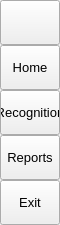
        <widget class="QFrame" name="leftMenuBg">
         <property name="minimumSize">
          <size>
           <width>60</width>
           <height>0</height>
          </size>
         </property>
         <property name="maximumSize">
          <size>
           <width>60</width>
           <height>16777215</height>
          </size>
         </property>
         <property name="frameShape">
          <enum>QFrame::NoFrame</enum>
         </property>
         <property name="frameShadow">
          <enum>QFrame::Raised</enum>
         </property>
         <layout class="QVBoxLayout" name="verticalLayout_3">
          <property name="spacing">
           <number>0</number>
          </property>
          <property name="leftMargin">
           <number>0</number>
          </property>
          <property name="topMargin">
           <number>0</number>
          </property>
          <property name="rightMargin">
           <number>0</number>
          </property>
          <property name="bottomMargin">
           <number>0</number>
          </property>
          <item>
           <widget class="QFrame" name="leftMenuFrame">
            <property name="frameShape">
             <enum>QFrame::NoFrame</enum>
            </property>
            <property name="frameShadow">
             <enum>QFrame::Raised</enum>
            </property>
            <layout class="QVBoxLayout" name="verticalMenuLayout">
             <property name="spacing">
              <number>0</number>
             </property>
             <property name="leftMargin">
              <number>0</number>
             </property>
             <property name="topMargin">
              <number>0</number>
             </property>
             <property name="rightMargin">
              <number>0</number>
             </property>
             <property name="bottomMargin">
              <number>0</number>
             </property>
             <item>
              <widget class="QFrame" name="toggleBox">
               <property name="maximumSize">
                <size>
                 <width>16777215</width>
                 <height>45</height>
                </size>
               </property>
               <property name="frameShape">
                <enum>QFrame::NoFrame</enum>
               </property>
               <property name="frameShadow">
                <enum>QFrame::Raised</enum>
               </property>
               <layout class="QVBoxLayout" name="verticalLayout_4">
                <property name="spacing">
                 <number>0</number>
                </property>
                <property name="leftMargin">
                 <number>0</number>
                </property>
                <property name="topMargin">
                 <number>0</number>
                </property>
                <property name="rightMargin">
                 <number>0</number>
                </property>
                <property name="bottomMargin">
                 <number>0</number>
                </property>
                <item>
                 <widget class="QPushButton" name="toggleButton">
                  <property name="sizePolicy">
                   <sizepolicy hsizetype="Expanding" vsizetype="Fixed">
                    <horstretch>0</horstretch>
                    <verstretch>0</verstretch>
                   </sizepolicy>
                  </property>
                  <property name="minimumSize">
                   <size>
                    <width>0</width>
                    <height>45</height>
                   </size>
                  </property>
                  <property name="font">
                   <font>
                    <family>Segoe UI</family>
                    <pointsize>10</pointsize>
                    <weight>50</weight>
                    <italic>false</italic>
                    <bold>false</bold>
                   </font>
                  </property>
                  <property name="cursor">
                   <cursorShape>PointingHandCursor</cursorShape>
                  </property>
                  <property name="layoutDirection">
                   <enum>Qt::LeftToRight</enum>
                  </property>
                  <property name="styleSheet">
                   <string notr="true">background-image: url(:/icons/images/icons/icon_menu.png);</string>
                  </property>
                  <property name="text">
                   <string/>
                  </property>
                 </widget>
                </item>
               </layout>
              </widget>
             </item>
             <item alignment="Qt::AlignTop">
              <widget class="QFrame" name="topMenu">
               <property name="frameShape">
                <enum>QFrame::NoFrame</enum>
               </property>
               <property name="frameShadow">
                <enum>QFrame::Raised</enum>
               </property>
               <layout class="QVBoxLayout" name="verticalLayout_8">
                <property name="spacing">
                 <number>0</number>
                </property>
                <property name="leftMargin">
                 <number>0</number>
                </property>
                <property name="topMargin">
                 <number>0</number>
                </property>
                <property name="rightMargin">
                 <number>0</number>
                </property>
                <property name="bottomMargin">
                 <number>0</number>
                </property>
                <item>
                 <widget class="QPushButton" name="btn_home">
                  <property name="sizePolicy">
                   <sizepolicy hsizetype="Expanding" vsizetype="Fixed">
                    <horstretch>0</horstretch>
                    <verstretch>0</verstretch>
                   </sizepolicy>
                  </property>
                  <property name="minimumSize">
                   <size>
                    <width>0</width>
                    <height>45</height>
                   </size>
                  </property>
                  <property name="font">
                   <font>
                    <family>Segoe UI</family>
                    <pointsize>10</pointsize>
                    <weight>50</weight>
                    <italic>false</italic>
                    <bold>false</bold>
                   </font>
                  </property>
                  <property name="cursor">
                   <cursorShape>PointingHandCursor</cursorShape>
                  </property>
                  <property name="layoutDirection">
                   <enum>Qt::LeftToRight</enum>
                  </property>
                  <property name="styleSheet">
                   <string notr="true">background-image: url(:/icons/images/icons/cil-home.png);</string>
                  </property>
                  <property name="text">
                   <string>Home</string>
                  </property>
                 </widget>
                </item>
                <item>
                 <widget class="QPushButton" name="btn_new">
                  <property name="sizePolicy">
                   <sizepolicy hsizetype="Expanding" vsizetype="Fixed">
                    <horstretch>0</horstretch>
                    <verstretch>0</verstretch>
                   </sizepolicy>
                  </property>
                  <property name="minimumSize">
                   <size>
                    <width>0</width>
                    <height>45</height>
                   </size>
                  </property>
                  <property name="font">
                   <font>
                    <family>Segoe UI</family>
                    <pointsize>10</pointsize>
                    <weight>50</weight>
                    <italic>false</italic>
                    <bold>false</bold>
                   </font>
                  </property>
                  <property name="cursor">
                   <cursorShape>PointingHandCursor</cursorShape>
                  </property>
                  <property name="layoutDirection">
                   <enum>Qt::LeftToRight</enum>
                  </property>
                  <property name="styleSheet">
                   <string notr="true">background-image: url(:/icons/images/icons/cil-file.png);</string>
                  </property>
                  <property name="text">
                   <string>Recognition</string>
                  </property>
                 </widget>
                </item>
                <item>
                 <widget class="QPushButton" name="btn_widgets">
                  <property name="sizePolicy">
                   <sizepolicy hsizetype="Expanding" vsizetype="Fixed">
                    <horstretch>0</horstretch>
                    <verstretch>0</verstretch>
                   </sizepolicy>
                  </property>
                  <property name="minimumSize">
                   <size>
                    <width>0</width>
                    <height>45</height>
                   </size>
                  </property>
                  <property name="font">
                   <font>
                    <family>Segoe UI</family>
                    <pointsize>10</pointsize>
                    <weight>50</weight>
                    <italic>false</italic>
                    <bold>false</bold>
                   </font>
                  </property>
                  <property name="cursor">
                   <cursorShape>PointingHandCursor</cursorShape>
                  </property>
                  <property name="layoutDirection">
                   <enum>Qt::LeftToRight</enum>
                  </property>
                  <property name="styleSheet">
                   <string notr="true">background-image: url(:/icons/images/icons/cil-gamepad.png);</string>
                  </property>
                  <property name="text">
                   <string>Reports</string>
                  </property>
                 </widget>
                </item>
                <item>
                 <widget class="QPushButton" name="btn_exit">
                  <property name="sizePolicy">
                   <sizepolicy hsizetype="Expanding" vsizetype="Fixed">
                    <horstretch>0</horstretch>
                    <verstretch>0</verstretch>
                   </sizepolicy>
                  </property>
                  <property name="minimumSize">
                   <size>
                    <width>0</width>
                    <height>45</height>
                   </size>
                  </property>
                  <property name="font">
                   <font>
                    <family>Segoe UI</family>
                    <pointsize>10</pointsize>
                    <weight>50</weight>
                    <italic>false</italic>
                    <bold>false</bold>
                   </font>
                  </property>
                  <property name="cursor">
                   <cursorShape>PointingHandCursor</cursorShape>
                  </property>
                  <property name="layoutDirection">
                   <enum>Qt::LeftToRight</enum>
                  </property>
                  <property name="styleSheet">
                   <string notr="true">background-image: url(:/icons/images/icons/cil-x.png);</string>
                  </property>
                  <property name="text">
                   <string>Exit</string>
                  </property>
                 </widget>
                </item>
               </layout>
              </widget>
             </item>
            </layout>
           </widget>
          </item>
         </layout>
        </widget>
